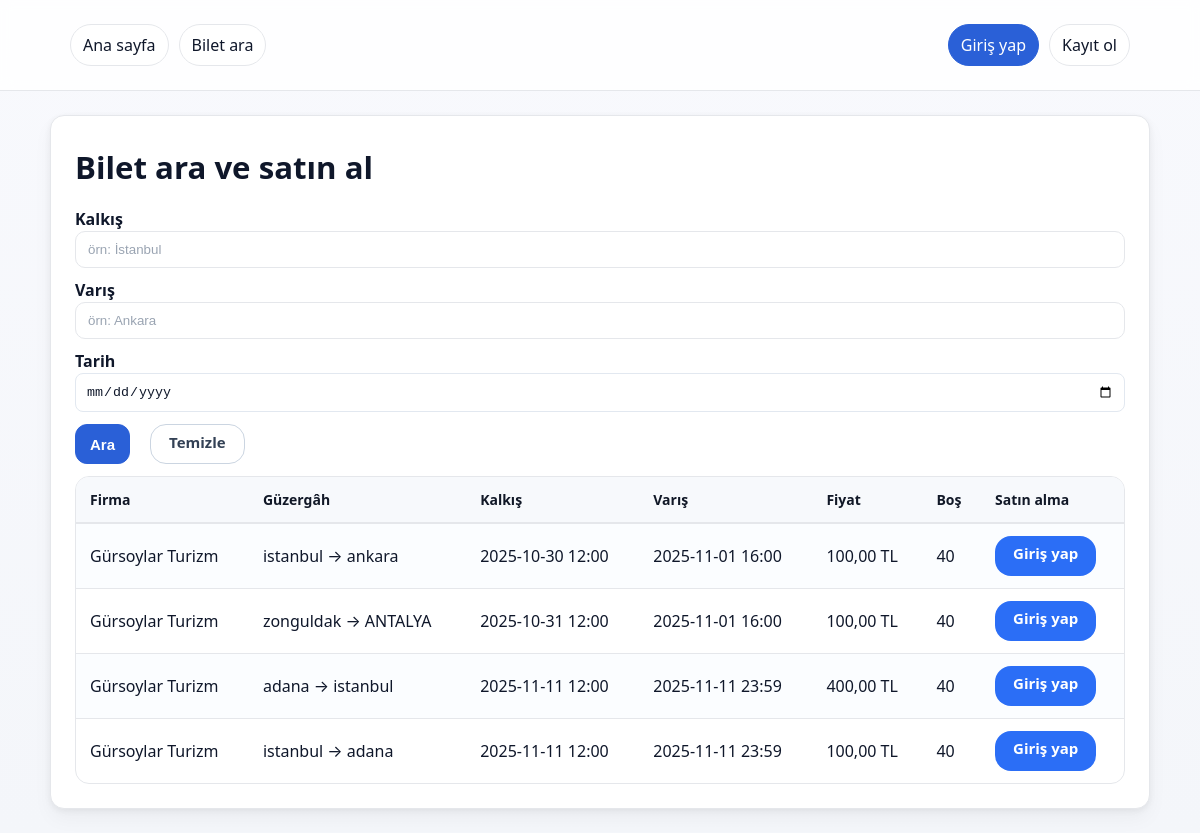
Page /pages/bilet_al.php on the committed database.
### tables this page shows
CREATE TABLE trips (
        id          INTEGER PRIMARY KEY AUTOINCREMENT,
        firm_id     INTEGER NOT NULL,
        from_city   TEXT    NOT NULL,
        to_city     TEXT    NOT NULL,
        depart_at   TEXT    NOT NULL,
        arrive_at   TEXT,
        price_cents INTEGER NOT NULL,
        seat_count  INTEGER NOT NULL CHECK (seat_count > 0),
        status      TEXT    NOT NULL DEFAULT 'active' CHECK (status IN ('active','cancelled','past')),
        created_at  TEXT    NOT NULL DEFAULT (datetime('now')),
        FOREIGN KEY (firm_id) REFERENCES firms(id) ON DELETE CASCADE
    );

### inc/helpers.php (called while the page is built, shortened)
<?php
function e(?string $s): string {
    return htmlspecialchars((string)$s, ENT_QUOTES, 'UTF-8');
}

### inc/auth.php (called while the page is built, shortened)
<?php
function current_user(): ?array {
    return $_SESSION['user'] ?? null;
}

### pages/bilet_al.php (the view, shortened to what this page needs)
<?php
require __DIR__ . '/../inc/auth.php';
require __DIR__ . '/../inc/nav.php';
$pdo  = db();
$u    = current_user();
$role = $u['role'] ?? null;
function tlx(int $c): string { return number_format($c/100, 2, ',', '.'); }
$from = trim((string)($_GET['from_city'] ?? ''));
$to   = trim((string)($_GET['to_city'] ?? ''));
$dt   = trim((string)($_GET['date'] ?? ''));
$where = ["t.status='active'"];
$params = [];
$sql = "
SELECT t.id, t.firm_id, t.from_city, t.to_city, t.depart_at, t.arrive_at, t.price_cents, t.seat_count,
       (SELECT COUNT(*) FROM tickets k WHERE k.trip_id=t.id AND k.status='purchased') AS sold,
       f.name AS firm_name
FROM trips t
JOIN firms f ON f.id=t.firm_id
WHERE ".implode(' AND ', $where)."
ORDER BY t.depart_at ASC, t.id ASC
LIMIT 200";
$st = $pdo->prepare($sql);
$st->execute($params);
$seferler = $st->fetchAll();
?>
<!doctype html>
<html lang="tr">
<head>
  <link rel="stylesheet" href="<?= e(BASE_URL) ?>/css/styles.css">
</head>
<body>
  <?= nav_html(); ?>
  <main class="container" style="padding:24px 0">
    <section class="card">
      <h1>Bilet ara ve satın al</h1>
      <form method="get" class="form" style="margin-bottom:12px">
        <div class="form-grid-3">
          <label>Kalkış <input name="from_city" value="<?= e($from) ?>" placeholder="örn: İstanbul"></label>
          <label>Varış  <input name="to_city"  value="<?= e($to)   ?>" placeholder="örn: Ankara"></label>
          <label>Tarih  <input type="date" name="date" value="<?= e($dt) ?>"></label>
        </div>
        <div class="form-actions">
          <button type="submit">Ara</button>
          <a class="btn outline" href="<?= e(BASE_URL) ?>/pages/bilet_al.php">Temizle</a>
        </div>
      </form>
      <div style="overflow:auto">
        <table>
          <thead>
            <tr>
              <th>Firma</th>
              <th>Güzergâh</th>
              <th>Kalkış</th>
              <th>Varış</th>
              <th>Fiyat</th>
              <th>Boş</th>
              <th>Satın alma</th>
            </tr>
          </thead>
          <tbody>
          <?php if (!$seferler): ?>
            <tr><td colspan="7">Uygun sefer bulunamadı.</td></tr>
          <?php else: foreach ($seferler as $r):
            $bos = max(0, (int)$r['seat_count'] - (int)$r['sold']);
          ?>
            <tr>
              <td><?= e($r['firm_name']) ?></td>
              <td><?= e($r['from_city'].' → '.$r['to_city']) ?></td>
              <td><?= e($r['depart_at']) ?></td>
              <td><?= e((string)($r['arrive_at'] ?? '')) ?></td>
              <td><?= e(tlx((int)$r['price_cents'])) ?> TL</td>
              <td><?= e((string)$bos) ?></td>
              <td>
                <?php if (!$u || $role !== 'user'): ?>
                  <a class="btn" href="<?= e(BASE_URL) ?>/pages/login.php?r=<?= e(urlencode(PAGES_URL.'/bilet_al.php')) ?>">Giriş yap</a>
                <?php elseif ($bos < 1): ?>
                  <span class="muted-badge">Dolu</span>
                <?php endif; ?>
              </td>
            </tr>
          <?php endforeach; endif; ?>
          </tbody>
        </table>
      </div>
    </section>
  </main>
</body>
</html>

### inc/nav.php (shortened to what this page needs)
<?php
require_once __DIR__ . '/auth.php';
function nav_html(): string
{
    $u    = current_user();
    $role = $u['role'] ?? null;
    ob_start(); ?>
    <header class="site-header">
      <div class="container">
        <nav class="top">
          <a class="chip" href="<?= e(BASE_URL) ?>/">Ana sayfa</a>
          <?php if ($u): ?>
            <?php if ($role === 'admin'): ?>
              <a class="chip" href="<?= e(PAGES_URL) ?>/admin_firma_adminleri.php">Firma yöneticileri</a>
              <a class="chip" href="<?= e(PAGES_URL) ?>/firmalar.php">Firmalar</a>
              <a class="chip" href="<?= e(PAGES_URL) ?>/kullanici_listesi.php">Kullanıcılar</a>
              <a class="chip" href="<?= e(PAGES_URL) ?>/kuponlar.php">Kuponlar</a>
            <?php elseif ($role === 'firm_admin'): ?>
              <a class="chip" href="<?= e(PAGES_URL) ?>/firma_sefer_listesi.php">Seferlerim</a>
              <a class="chip primary" href="<?= e(PAGES_URL) ?>/firma_sefer_ekle.php">Yeni sefer ekle</a>
              <a class="chip" href="<?= e(PAGES_URL) ?>/kuponlar.php">Kuponlar</a>
            <?php elseif ($role === 'user'):  ?>
              <a class="chip" href="<?= e(PAGES_URL) ?>/bilet_al.php">Bilet ara</a>
              <a class="chip" href="<?= e(PAGES_URL) ?>/biletlerim.php">Biletlerim</a>
            <?php endif; ?>
            <span class="spacer"></span>
            <?php if ($role === 'user' && isset($u['id'])):
                $pdo = db();
                $st = $pdo->prepare('SELECT credit_cents FROM users WHERE id=?');
                $st->execute([(int)$u['id']]);
                $cc = (int)$st->fetchColumn();
                $cc_tl = number_format($cc/100, 2, ',', '.');
                ?>
              <span class="chip muted">Cüzdan: <?= e($cc_tl) ?> TL</span>
            <?php endif; ?>
            <a class="chip" href="<?= e(PAGES_URL) ?>/profil.php">Profilim</a>
            <a class="chip danger" href="<?= e(PAGES_URL) ?>/cikis.php">Çıkış</a>
          <?php else:  ?>
            <a class="chip" href="<?= e(PAGES_URL) ?>/bilet_al.php">Bilet ara</a>
            <a class="chip primary" href="<?= e(PAGES_URL) ?>/login.php">Giriş yap</a>
            <a class="chip" href="<?= e(PAGES_URL) ?>/register.php">Kayıt ol</a>
          <?php endif; ?>
        </nav>
      </div>
    </header>
    <?php
    return ob_get_clean();
}

### css/styles.css (style rules this page uses)
:root { --bg: #f4f6fa; --bg-grad: #f8f9fd; --surface: #ffffff; --text: #0f172a; --muted: #667085; --border: #e5e7eb; --primary: #2e6be6; --primary-600:#2059cc; --primary-50: #eef3ff; --success: #16a34a; --danger: #e54848; --shadow: 0 10px 20px rgba(2,6,23,.04), 0 2px 6px rgba(2,6,23,.06); --radius: 14px; --radius-sm: 10px; }
* { box-sizing:border-box }
html,body { height:100% }
body { margin:0; font-family: ui-sans-serif, system-ui, -apple-system, "Segoe UI", Roboto, "Helvetica Neue", Arial; color:var(--text); background: linear-gradient(180deg, var(--bg-grad) 0%, var(--bg) 100%); line-height:1.5; }
a { color:var(--primary); text-decoration:none }
.container { max-width:1100px;margin:0 auto;padding:24px 20px }
.card { background:var(--surface); border:1px solid var(--border); border-radius:var(--radius); box-shadow:var(--shadow); padding:24px; }
h1 { font-size:clamp(28px,2.6vw,40px);margin:4px 0 16px }
.site-header { background:#ffffffd9; backdrop-filter:blur(6px); border-bottom:1px solid var(--border); position:sticky; top:0; z-index:10; }
nav.top { display:flex; align-items:center; gap:10px; flex-wrap:wrap; }
.chip { display:inline-flex; align-items:center; padding:8px 12px; border:1px solid var(--border); background:#fff; color:var(--text); border-radius:999px; box-shadow:0 1px 0 rgba(2,6,23,.03); transition:all .15s ease; text-decoration:none; }
.chip.primary { background:var(--primary); color:#fff; border-color:var(--primary); }
button, .btn { appearance:none; border:1px solid var(--primary); background:var(--primary); color:#fff; padding:9px 14px; border-radius:10px; font-weight:600; cursor:pointer; transition:all .15s ease; }
.btn.outline { background:#fff; color:var(--text); border-color:var(--border) }
label { display:grid; gap:6px; color:var(--text); font-weight:600 }
input, select, textarea { width:100%; padding:10px 12px; border:1px solid var(--border); border-radius:10px; background:#fff; color:var(--text); outline:none; transition:border-color .15s, box-shadow .15s; }
input::placeholder, textarea::placeholder { color:#9aa4b2 }
table { width:100%; border-collapse:separate; border-spacing:0; background:#fff; border:1px solid var(--border); border-radius:var(--radius); overflow:hidden; }
thead th { text-align:left; font-size:14px; color:#111827; background:#f7f9fc; border-bottom:1px solid var(--border); padding:12px 14px; }
tbody td { padding:12px 14px; border-top:1px solid var(--border) }
tbody tr:nth-child(odd) { background:#fbfdff }
button, .btn { display:inline-flex; align-items:center; justify-content:center; gap:8px; height:40px; padding:0 14px; font-size:15px; line-height:1; white-space:nowrap; border-radius:12px; }
.btn + .btn, button + .btn, .btn + button, button + button { margin-left:8px; }
.btn-row, .form-actions { display:flex; flex-wrap:wrap; gap:8px; }
.chip { box-shadow:none; }
:root { --primary: #2a60d7; --primary-600:#1d4fc1; }
.form label { display:block; margin-bottom:10px; }
.form input[type="text"], .form input[type="email"], .form input[type="password"], .form input[type="date"], .form select { width:100%; padding:10px; border:1px solid #e2e8f0; border-radius:8px; box-sizing:border-box; }
.form-actions { display:flex; gap:12px; align-items:center; margin-top:12px; }
.btn { padding:10px 18px; border-radius:16px; background:#2b6ef6; color:white; text-decoration:none; border:none; display:inline-block; }
.btn.outline { background:transparent; color:#334155; border:1px solid #cbd5e1; }

### rows in the picture
trips: firm_name "Gürsoylar Turizm", from_city+to_city "istanbul → ankara", depart_at "2025-10-30 12:00", arrive_at "2025-11-01 16:00", price_cents "100,00", seat_count "40"
trips: firm_name "Gürsoylar Turizm", from_city+to_city "zonguldak → ANTALYA", depart_at "2025-10-31 12:00", arrive_at "2025-11-01 16:00", price_cents "100,00", seat_count "40"
trips: firm_name "Gürsoylar Turizm", from_city+to_city "adana → istanbul", depart_at "2025-11-11 12:00", arrive_at "2025-11-11 23:59", price_cents "400,00", seat_count "40"
trips: firm_name "Gürsoylar Turizm", from_city+to_city "istanbul → adana", depart_at "2025-11-11 12:00", arrive_at "2025-11-11 23:59", price_cents "100,00", seat_count "40"
